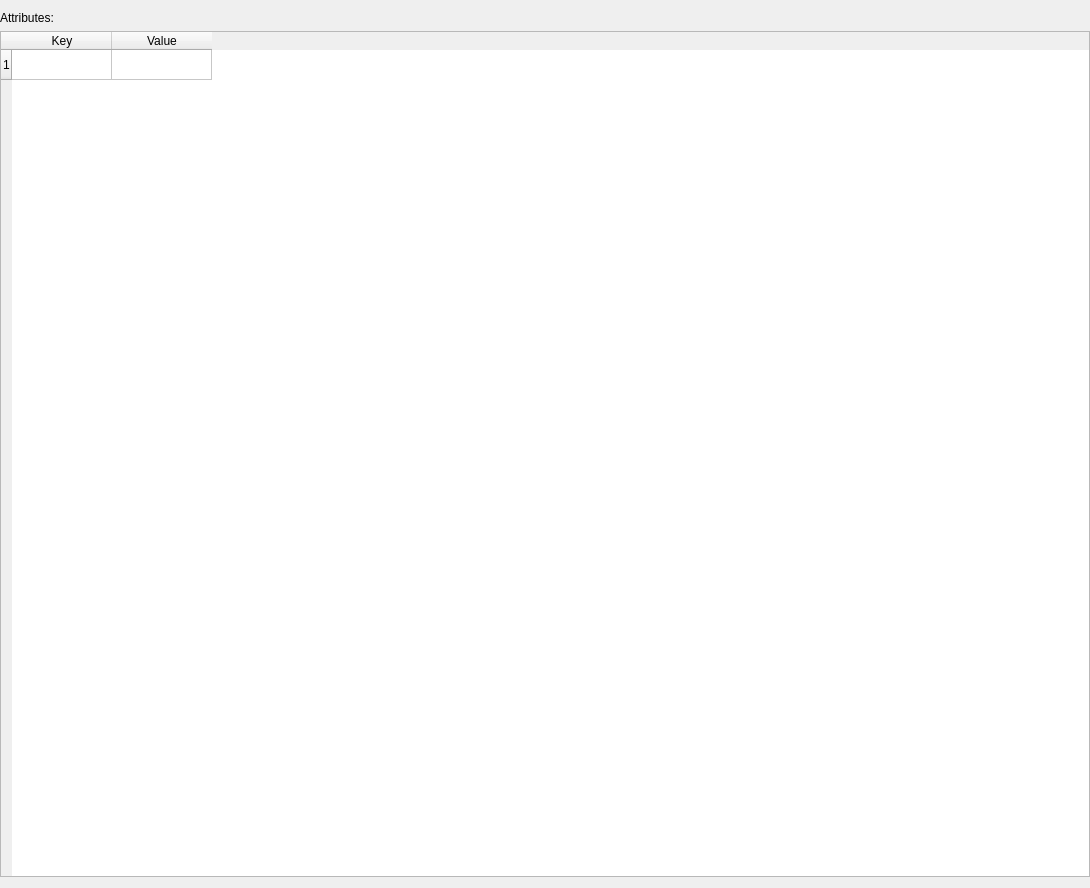
<?xml version="1.0" encoding="UTF-8"?>
<ui version="4.0">
 <class>Form</class>
 <widget class="QWidget" name="Form">
  <property name="geometry">
   <rect>
    <x>0</x>
    <y>0</y>
    <width>1090</width>
    <height>888</height>
   </rect>
  </property>
  <property name="windowTitle">
   <string>Form</string>
  </property>
  <layout class="QVBoxLayout" name="verticalLayout">
   <property name="leftMargin">
    <number>0</number>
   </property>
   <property name="rightMargin">
    <number>0</number>
   </property>
   <item>
    <widget class="QLabel" name="label">
     <property name="text">
      <string>Attributes:</string>
     </property>
    </widget>
   </item>
   <item>
    <widget class="QTableWidget" name="tableWidget">
     <property name="sizePolicy">
      <sizepolicy hsizetype="MinimumExpanding" vsizetype="MinimumExpanding">
       <horstretch>0</horstretch>
       <verstretch>0</verstretch>
      </sizepolicy>
     </property>
     <property name="lineWidth">
      <number>1</number>
     </property>
     <property name="midLineWidth">
      <number>0</number>
     </property>
     <property name="horizontalScrollMode">
      <enum>QAbstractItemView::ScrollPerPixel</enum>
     </property>
     <property name="showGrid">
      <bool>true</bool>
     </property>
     <property name="sortingEnabled">
      <bool>true</bool>
     </property>
     <property name="rowCount">
      <number>1</number>
     </property>
     <property name="columnCount">
      <number>2</number>
     </property>
     <row/>
     <column>
      <property name="text">
       <string>Key</string>
      </property>
     </column>
     <column>
      <property name="text">
       <string>Value</string>
      </property>
     </column>
    </widget>
   </item>
  </layout>
 </widget>
 <resources/>
 <connections/>
</ui>
